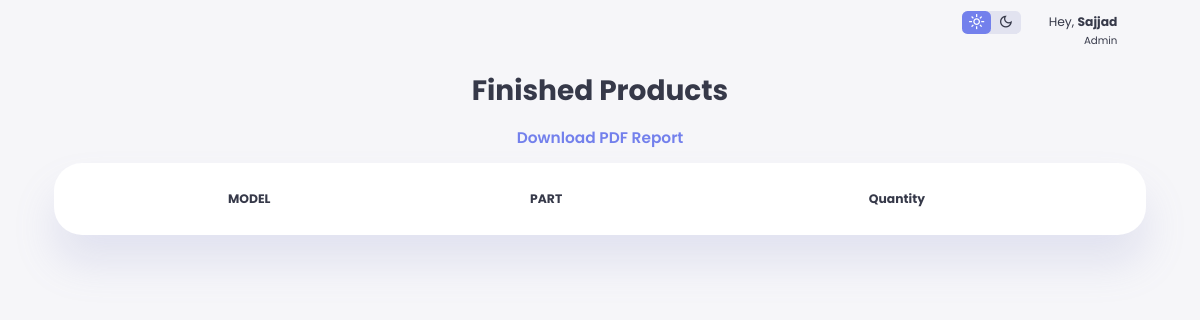
The app's page /ShowFinishedMat/ (signed in), older data.
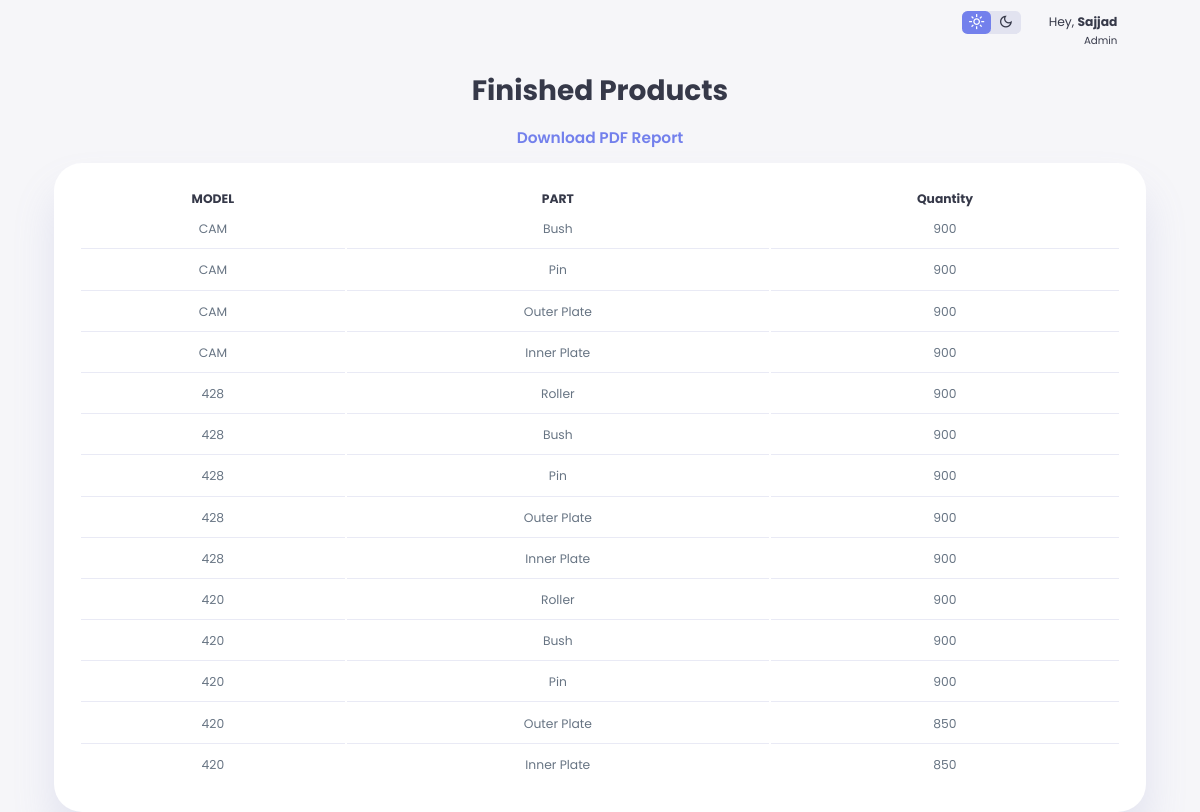
The same page, newer data.
### atlas/models.py (models this page shows, shortened)
class FinishedProduct(models.Model):
    MODEL_CHOICES = [
        ('420', '420'),
        ('428', '428'),
        ('CAM', 'CAM'),
    ]
    PART_CHOICES = [
        ('Inner Plate', 'Inner Plate'),
        ('Outer Plate', 'Outer Plate'),
        ('Pin', 'Pin'),
        ('Bush', 'Bush'),
        ('Roller', 'Roller'),
    ]
    model = models.CharField(max_length=50, choices=MODEL_CHOICES)
    part = models.CharField(max_length=50, choices=PART_CHOICES)
    quantity = models.IntegerField(default=0)

### atlas/views.py (the view)
# urls.py: path('ShowFinishedMat/', views.ShowFinishedMat, name="ShowFinishedMat"),
def ShowFinishedMat(request):
    context = {}
    context['Products'] = FinishedProduct.objects.all().order_by('-id')
    return render(request, 'AllFinished.html', context)

### templates/AllFinished.html (shortened to what this page needs)
{% load static %}
<!DOCTYPE html>
<html lang="en">
<head>
</head>
<body>
  {% if user.is_authenticated %}
  <div class="container">
    <main>
      <div class="products">
        <h2>Finished Products</h2>
        <a href="{% url 'download_pdf' %}">
            Download PDF Report
        </a>
        <table>
          <thead>
            <tr>
              <th>MODEL</th>
              <th>PART</th>
              <th>Quantity</th>
            </tr>
          </thead>
          <tbody>
            {% for product in Products %}
            <tr>
              <td>{{ product.model}} </td>
              <td>{{product.part}} </td>
              <td>{{product.quantity}}</td>
            </tr>
            {% endfor %}
        </table>
      </div>
      <div class="top">
        <div class="theme-toggle-btn">
          <span class="material-symbols-sharp active">light_mode</span>
          <span class="material-symbols-sharp">dark_mode</span>
        </div>
        <div class="profile">
          <div class="info">
            <p>Hey, <b>Sajjad</b></p>
            <small class = "text-muted">Admin</small>
          </div>
          <div class="profile-photo">
          </div>
        </div>
      </div>
    </main>
  </div>
{%endif%}
</body>
</html>

Row changes from the older to the newer data that the page shows:
added FinishedProduct: model "CAM", part "Bush", quantity "900"
added FinishedProduct: model "CAM", part "Pin", quantity "900"
added FinishedProduct: model "CAM", part "Outer Plate", quantity "900"
added FinishedProduct: model "CAM", part "Inner Plate", quantity "900"
added FinishedProduct: model "428", part "Roller", quantity "900"
added FinishedProduct: model "428", part "Bush", quantity "900"
added FinishedProduct: model "428", part "Pin", quantity "900"
added FinishedProduct: model "428", part "Outer Plate", quantity "900"
added FinishedProduct: model "428", part "Inner Plate", quantity "900"
added FinishedProduct: model "420", part "Roller", quantity "900"
added FinishedProduct: model "420", part "Bush", quantity "900"
added FinishedProduct: model "420", part "Pin", quantity "900"
added FinishedProduct: model "420", part "Outer Plate", quantity "850"
added FinishedProduct: model "420", part "Inner Plate", quantity "850"
